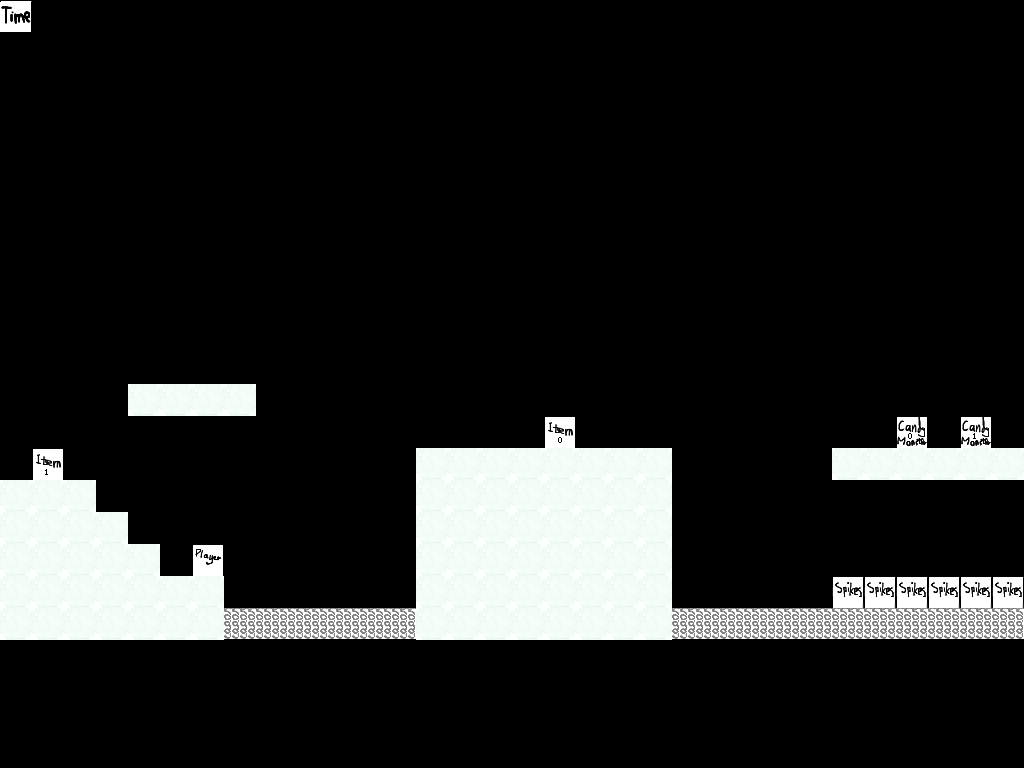

Below is a game level as drawn by its tile map, then a one-line description and the .tmx that defines it (tile-layer data replaced by summaries):
An orthogonal 32x24 tile map with 32x32 px tiles, 3 tile layers (solids, data, position), 2 tilesets.

<map version="1.0" orientation="orthogonal" width="32" height="24" tilewidth="32" tileheight="32">
 <tileset firstgid="1" name="position32x32" tilewidth="32" tileheight="32">
  <image source="position32x32.png" width="128" height="97" />
  <tile id="0">
   <properties>
    <property name="candyNumber" value="0" />
    <property name="property" value="candyMonster" />
   </properties>
  </tile>
  <tile id="1">
   <properties>
    <property name="candyNumber" value="0" />
    <property name="property" value="item" />
   </properties>
  </tile>
  <tile id="2">
   <properties>
    <property name="candyNumber" value="3" />
    <property name="property" value="candyMonster" />
   </properties>
  </tile>
  <tile id="3">
   <properties>
    <property name="candyNumber" value="3" />
    <property name="property" value="item" />
   </properties>
  </tile>
  <tile id="4">
   <properties>
    <property name="candyNumber" value="1" />
    <property name="property" value="candyMonster" />
   </properties>
  </tile>
  <tile id="5">
   <properties>
    <property name="candyNumber" value="1" />
    <property name="property" value="item" />
   </properties>
  </tile>
  <tile id="6">
   <properties>
    <property name="property" value="moveableBox" />
   </properties>
  </tile>
  <tile id="7">
   <properties>
    <property name="time" value="60" />
   </properties>
  </tile>
  <tile id="8">
   <properties>
    <property name="candyNumber" value="2" />
    <property name="property" value="candyMonster" />
   </properties>
  </tile>
  <tile id="9">
   <properties>
    <property name="candyNumber" value="2" />
    <property name="property" value="item" />
   </properties>
  </tile>
  <tile id="10">
   <properties>
    <property name="property" value="player" />
   </properties>
  </tile>
  <tile id="11">
   <properties>
    <property name="property" value="spikes" />
   </properties>
  </tile>
 </tileset>
 <tileset firstgid="13" name="nya rutor" tilewidth="32" tileheight="32">
  <image source="JosRutor32x32.png" width="128" height="256" />
  <tile id="0">
   <properties>
    <property name="property" value="solidGround" />
   </properties>
  </tile>
  <tile id="1">
   <properties>
    <property name="property" value="solidGround" />
   </properties>
  </tile>
  <tile id="3">
   <properties>
    <property name="property" value="solidGround" />
   </properties>
  </tile>
  <tile id="4">
   <properties>
    <property name="property" value="spring" />
   </properties>
  </tile>
  <tile id="5">
   <properties>
    <property name="ice" value="" />
   </properties>
  </tile>
  <tile id="8">
   <properties>
    <property name="property" value="iceSpring" />
   </properties>
  </tile>
  <tile id="15">
   <properties>
    <property name="property" value="solidGround" />
   </properties>
  </tile>
  <tile id="16">
   <properties>
    <property name="property" value="ice" />
   </properties>
  </tile>
  <tile id="17">
   <properties>
    <property name="property" value="solidGround" />
   </properties>
  </tile>
  <tile id="19">
   <properties>
    <property name="property" value="solidGround" />
   </properties>
  </tile>
  <tile id="20">
   <properties>
    <property name="property" value="ice" />
   </properties>
  </tile>
  <tile id="21">
   <properties>
    <property name="property" value="solidGround" />
   </properties>
  </tile>
  <tile id="23">
   <properties>
    <property name="property" value="SolidGround" />
   </properties>
  </tile>
 </tileset>
 <layer name="solids" width="32" height="24">
  <data>[768 cells, 229 non-empty, 3 distinct tile ids]</data>
 </layer>
 <layer name="data" width="32" height="24">
  <data>[768 cells, 1 non-empty, 1 distinct tile ids]</data>
 </layer>
 <layer name="position" width="32" height="24">
  <data>[768 cells, 11 non-empty, 6 distinct tile ids]</data>
 </layer>
</map>
